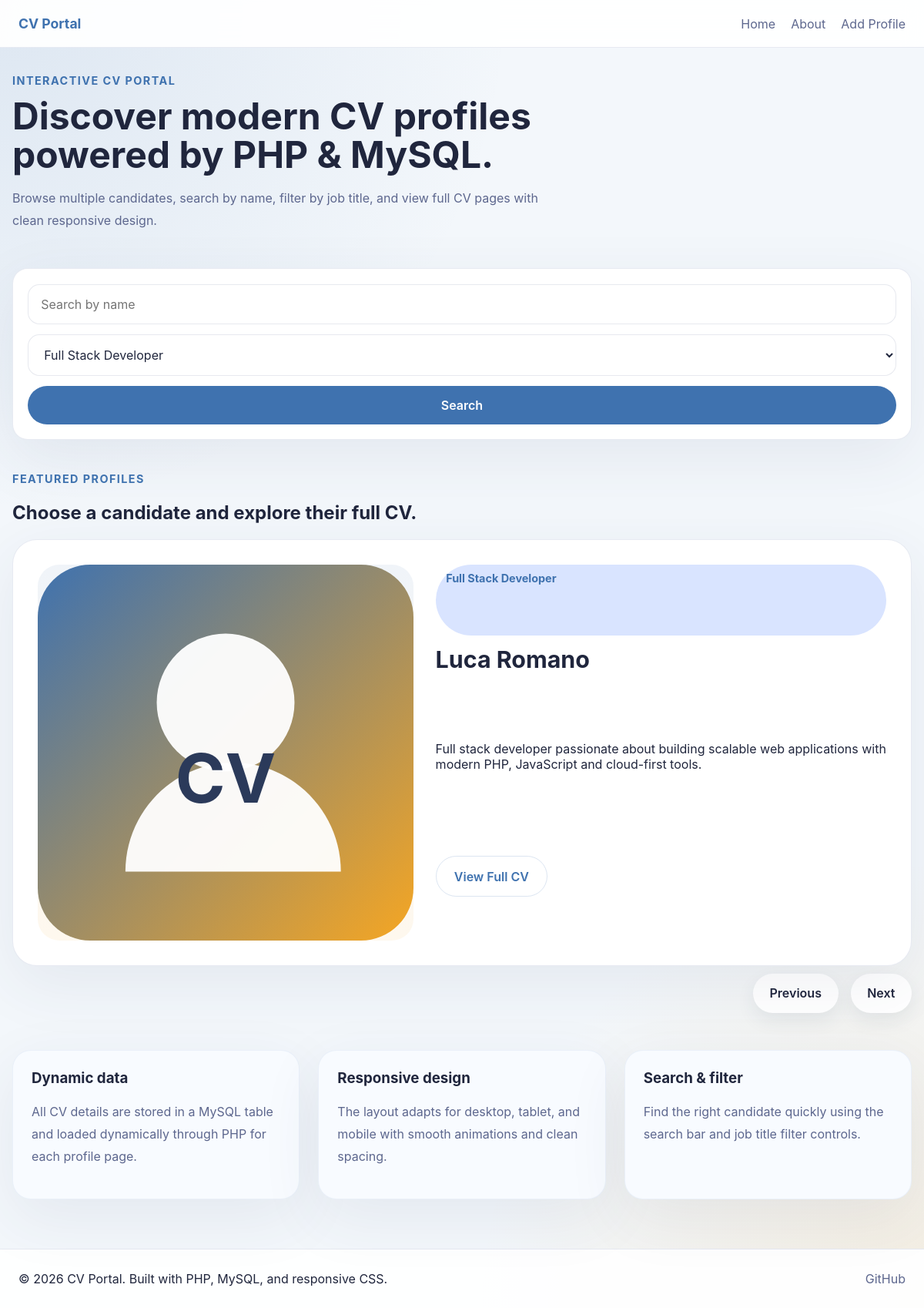
Screenshot of /index.php?filter=Full Stack Developer with the database file from the repository.
### tables this page shows
CREATE TABLE IF NOT EXISTS profiles (
    id INT UNSIGNED AUTO_INCREMENT PRIMARY KEY,
    fullname VARCHAR(150) NOT NULL,
    job_title VARCHAR(120) NOT NULL,
    photo VARCHAR(255) NOT NULL,
    email VARCHAR(120) NOT NULL,
    phone VARCHAR(40) NOT NULL,
    address VARCHAR(255) NOT NULL,
    about_me TEXT NOT NULL,
    education TEXT NOT NULL,
    experience TEXT NOT NULL,
    skills TEXT NOT NULL,
    languages TEXT NOT NULL,
    github VARCHAR(255) DEFAULT NULL,
    created_at DATETIME NOT NULL DEFAULT CURRENT_TIMESTAMP
);

### index.php (the view, shortened to what this page needs)
<?php
require_once 'pdo.php';
$search = trim((string)($_GET['search'] ?? ''));
$filter = trim((string)($_GET['filter'] ?? ''));
$where = 'WHERE 1';
$params = [];
if ($filter !== '') {
    $where .= ' AND job_title = :filter';
    $params['filter'] = $filter;
}
$query = "SELECT * FROM profiles $where ORDER BY created_at DESC";
$stmt = $pdo->prepare($query);
$stmt->execute($params);
$profiles = $stmt->fetchAll();
$jobTitles = $pdo->query('SELECT DISTINCT job_title FROM profiles ORDER BY job_title')->fetchAll();
?>
<!DOCTYPE html>
<html lang="en">
<head>
    <link rel="stylesheet" href="style.css">
</head>
<body>
<?php include 'header.php'; ?>
<main class="page-content">
    <section class="hero-section">
        <div class="hero-copy">
            <span class="eyebrow">Interactive CV Portal</span>
            <h1>Discover modern CV profiles powered by PHP & MySQL.</h1>
            <p>Browse multiple candidates, search by name, filter by job title, and view full CV pages with clean responsive design.</p>
        </div>
        <div class="hero-actions">
            <form class="search-panel" method="get" action="index.php">
                <input id="search" type="search" name="search" placeholder="Search by name" value="<?= htmlspecialchars($search, ENT_QUOTES, 'UTF-8'); ?>">
                <select id="filter" name="filter">
                    <?php foreach ($jobTitles as $job): ?>
                        <option value="<?= htmlspecialchars($job['job_title'], ENT_QUOTES, 'UTF-8'); ?>" <?= $filter === $job['job_title'] ? 'selected' : ''; ?>>
                            <?= htmlspecialchars($job['job_title'], ENT_QUOTES, 'UTF-8'); ?>
                        </option>
                    <?php endforeach; ?>
                </select>
                <button type="submit" class="btn-primary">Search</button>
            </form>
        </div>
    </section>
    <section class="slider-section">
        <div class="section-heading">
            <span class="eyebrow">Featured profiles</span>
            <h2>Choose a candidate and explore their full CV.</h2>
        </div>
        <?php if (empty($profiles)): ?>
            <p class="empty-message">No profiles match your search. Try another name or job title.</p>
        <?php else: ?>
            <div class="slider-wrapper">
                <div class="slider" id="profileSlider">
                    <?php foreach ($profiles as $index => $profile): ?>
                        <article class="slide <?= $index === 0 ? 'active' : ''; ?>" data-index="<?= $index; ?>">
                            <div class="profile-card">
                                <div class="profile-photo">
                                    <img src="<?= htmlspecialchars($profile['photo'], ENT_QUOTES, 'UTF-8'); ?>" alt="<?= htmlspecialchars($profile['fullname'], ENT_QUOTES, 'UTF-8'); ?> profile photo">
                                </div>
                                <div class="profile-content">
                                    <span class="profile-role"><?= htmlspecialchars($profile['job_title'], ENT_QUOTES, 'UTF-8'); ?></span>
                                    <h3><?= htmlspecialchars($profile['fullname'], ENT_QUOTES, 'UTF-8'); ?></h3>
                                    <p><?= nl2br(htmlspecialchars(substr($profile['about_me'], 0, 140), ENT_QUOTES, 'UTF-8')); ?></p>
                                    <div class="profile-actions">
                                        <a href="profile.php?id=<?= $profile['id']; ?>" class="btn-secondary">View Full CV</a>
                                    </div>
                                </div>
                            </div>
                        </article>
                    <?php endforeach; ?>
                </div>
                <div class="slider-controls">
                    <button type="button" class="slider-button" id="prevBtn">Previous</button>
                    <button type="button" class="slider-button" id="nextBtn">Next</button>
                </div>
            </div>
        <?php endif; ?>
    </section>
    <section class="feature-grid">
        <article class="feature-card">
            <h3>Dynamic data</h3>
            <p>All CV details are stored in a MySQL table and loaded dynamically through PHP for each profile page.</p>
        </article>
        <article class="feature-card">
            <h3>Responsive design</h3>
            <p>The layout adapts for desktop, tablet, and mobile with smooth animations and clean spacing.</p>
        </article>
        <article class="feature-card">
            <h3>Search & filter</h3>
            <p>Find the right candidate quickly using the search bar and job title filter controls.</p>
        </article>
    </section>
</main>
<?php include 'footer.php'; ?>
</body>
</html>

### style.css (style rules this page uses)
:root { --bg: #f3f7fb; --surface: #ffffff; --surface-alt: #f8fbff; --text: #20263d; --muted: #5d678e; --primary: #3f72af; --primary-soft: #d9e4ff; --accent: #f5a623; --border: rgba(59, 83, 147, 0.12); --shadow: 0 24px 80px rgba(47, 62, 101, 0.08); }
* { box-sizing: border-box; }
html { scroll-behavior: smooth; }
body { margin: 0; font-family: Inter, system-ui, -apple-system, BlinkMacSystemFont, 'Segoe UI', sans-serif; background: radial-gradient(circle at top left, rgba(63, 114, 175, 0.12), transparent 32%), radial-gradient(circle at bottom right, rgba(245, 166, 35, 0.12), transparent 28%), var(--bg); color: var(--text); min-height: 100vh; }
img { max-width: 100%; display: block; }
a { color: inherit; text-decoration: none; }
button, input, select { font: inherit; }
button { border: none; cursor: pointer; }
.page-content { width: min(1220px, calc(100% - 2rem)); margin: 0 auto; padding: 2rem 0 4rem; }
.hero-section, .about-hero, .profile-hero { display: grid; gap: 2rem; margin-bottom: 2.5rem; }
.hero-copy, .section-heading { max-width: 700px; }
.eyebrow { display: inline-flex; align-items: center; gap: 0.5rem; color: var(--primary); font-size: 0.9rem; font-weight: 700; text-transform: uppercase; letter-spacing: 0.1em; }
.hero-section h1, .section-heading h1, .profile-page h1 { font-size: clamp(2.5rem, 4vw, 3.6rem); line-height: 1.05; margin: 0.75rem 0 1rem; }
.hero-section p, .about-page p, .profile-page p, .content-block p, .feature-card p, .profile-hero p { font-size: 1rem; line-height: 1.8; color: var(--muted); }
.search-panel { display: grid; gap: 0.8rem; background: var(--surface); padding: 1.2rem; border-radius: 1.25rem; box-shadow: var(--shadow); border: 1px solid var(--border); }
.search-panel input, .search-panel select { width: 100%; padding: 0.95rem 1rem; border-radius: 0.95rem; border: 1px solid rgba(95, 110, 146, 0.15); background: #fff; color: var(--text); }
.btn-primary, .btn-secondary, .slider-button { display: inline-flex; align-items: center; justify-content: center; padding: 0.95rem 1.45rem; border-radius: 999px; border: none; background: var(--primary); color: #fff; font-weight: 600; transition: transform 0.2s ease, background 0.2s ease; }
.btn-secondary { background: transparent; color: var(--primary); border: 1px solid rgba(63, 114, 175, 0.18); }
.slider-section { margin-bottom: 3rem; }
.slider-wrapper { position: relative; min-height: 540px; }
.slider { position: relative; min-height: 540px; }
.slide { position: absolute; inset: 0; opacity: 0; transform: translateX(4rem); transition: opacity 0.6s ease, transform 0.6s ease; pointer-events: none; }
.slide.active { opacity: 1; transform: translateX(0); pointer-events: auto; }
.profile-card { display: grid; grid-template-columns: 1fr 1.2fr; gap: 1.8rem; background: var(--surface); border-radius: 2rem; overflow: hidden; padding: 2rem; border: 1px solid var(--border); box-shadow: var(--shadow); }
.profile-photo { min-height: 340px; border-radius: 1.75rem; overflow: hidden; background: linear-gradient(180deg, rgba(63, 114, 175, 0.08), rgba(245, 166, 35, 0.08)); display: flex; align-items: center; justify-content: center; }
.profile-photo img { width: 100%; height: 100%; object-fit: cover; }
.profile-content { display: grid; gap: 1rem; }
.profile-role { display: inline-block; background: var(--primary-soft); color: var(--primary); padding: 0.55rem 0.85rem; border-radius: 999px; font-size: 0.9rem; font-weight: 700; }
.profile-content h3 { margin: 0; font-size: clamp(1.9rem, 2.5vw, 2.5rem); line-height: 1.05; }
.profile-actions { margin-top: 1.25rem; }
.slider-controls { display: flex; justify-content: flex-end; gap: 1rem; margin-top: 1.5rem; }
.slider-button { width: min-content; padding: 0.95rem 1.35rem; background: var(--surface); color: var(--text); box-shadow: 0 10px 25px rgba(44, 58, 92, 0.08); }
.feature-grid { display: grid; gap: 1.5rem; grid-template-columns: repeat(3, minmax(0, 1fr)); }
.feature-card { background: var(--surface-alt); border-radius: 1.5rem; padding: 1.5rem; box-shadow: var(--shadow); border: 1px solid rgba(63, 114, 175, 0.08); }
.feature-card h3 { margin-top: 0; }

### rows the page displays
profiles: photo (placeholder picture), job_title "Full Stack Developer", fullname "Luca Romano", about_me "Full stack developer passionate about building scalable web applications with modern PHP, JavaScript and cloud-first tools."

### other values shown
form field filter "Full Stack Developer"
